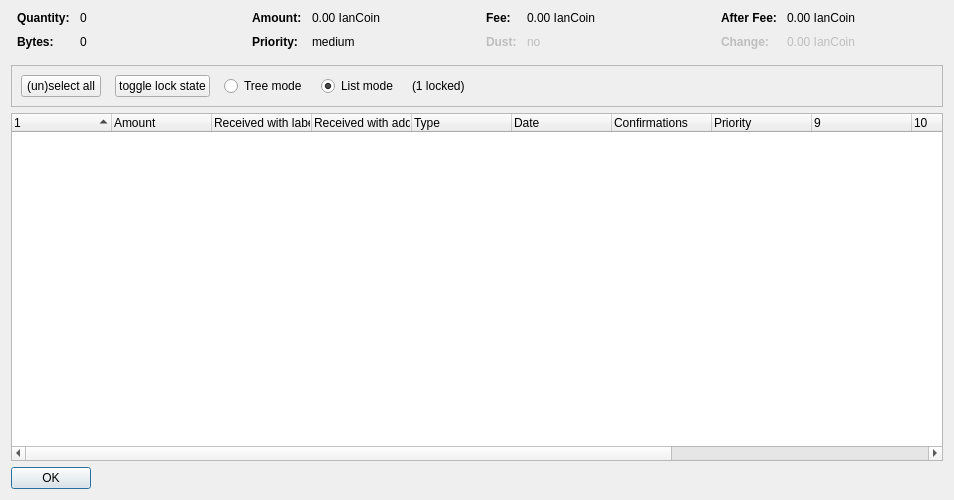
<?xml version="1.0" encoding="UTF-8"?>
<ui version="4.0">
 <class>CoinControlDialog</class>
 <widget class="QDialog" name="CoinControlDialog">
  <property name="geometry">
   <rect>
    <x>0</x>
    <y>0</y>
    <width>954</width>
    <height>500</height>
   </rect>
  </property>
  <property name="windowTitle">
   <string>Coin Selection</string>
  </property>
  <layout class="QVBoxLayout" name="verticalLayout">
   <item>
    <layout class="QHBoxLayout" name="horizontalLayoutTop" stretch="0,0,0,0">
     <property name="topMargin">
      <number>0</number>
     </property>
     <property name="bottomMargin">
      <number>10</number>
     </property>
     <item>
      <layout class="QFormLayout" name="formLayoutCoinControl1">
       <property name="horizontalSpacing">
        <number>10</number>
       </property>
       <property name="verticalSpacing">
        <number>10</number>
       </property>
       <property name="leftMargin">
        <number>6</number>
       </property>
       <property name="rightMargin">
        <number>6</number>
       </property>
       <item row="0" column="0">
        <widget class="QLabel" name="labelCoinControlQuantityText">
         <property name="font">
          <font>
           <weight>75</weight>
           <bold>true</bold>
          </font>
         </property>
         <property name="text">
          <string>Quantity:</string>
         </property>
        </widget>
       </item>
       <item row="0" column="1">
        <widget class="QLabel" name="labelCoinControlQuantity">
         <property name="cursor">
          <cursorShape>IBeamCursor</cursorShape>
         </property>
         <property name="contextMenuPolicy">
          <enum>Qt::ActionsContextMenu</enum>
         </property>
         <property name="text">
          <string notr="true">0</string>
         </property>
         <property name="textInteractionFlags">
          <set>Qt::LinksAccessibleByMouse|Qt::TextSelectableByKeyboard|Qt::TextSelectableByMouse</set>
         </property>
        </widget>
       </item>
       <item row="1" column="0">
        <widget class="QLabel" name="labelCoinControlBytesText">
         <property name="font">
          <font>
           <weight>75</weight>
           <bold>true</bold>
          </font>
         </property>
         <property name="text">
          <string>Bytes:</string>
         </property>
        </widget>
       </item>
       <item row="1" column="1">
        <widget class="QLabel" name="labelCoinControlBytes">
         <property name="cursor">
          <cursorShape>IBeamCursor</cursorShape>
         </property>
         <property name="contextMenuPolicy">
          <enum>Qt::ActionsContextMenu</enum>
         </property>
         <property name="text">
          <string notr="true">0</string>
         </property>
         <property name="textInteractionFlags">
          <set>Qt::LinksAccessibleByMouse|Qt::TextSelectableByKeyboard|Qt::TextSelectableByMouse</set>
         </property>
        </widget>
       </item>
      </layout>
     </item>
     <item>
      <layout class="QFormLayout" name="formLayoutCoinControl2">
       <property name="horizontalSpacing">
        <number>10</number>
       </property>
       <property name="verticalSpacing">
        <number>10</number>
       </property>
       <property name="leftMargin">
        <number>6</number>
       </property>
       <property name="rightMargin">
        <number>6</number>
       </property>
       <item row="0" column="0">
        <widget class="QLabel" name="labelCoinControlAmountText">
         <property name="font">
          <font>
           <weight>75</weight>
           <bold>true</bold>
          </font>
         </property>
         <property name="text">
          <string>Amount:</string>
         </property>
        </widget>
       </item>
       <item row="0" column="1">
        <widget class="QLabel" name="labelCoinControlAmount">
         <property name="cursor">
          <cursorShape>IBeamCursor</cursorShape>
         </property>
         <property name="contextMenuPolicy">
          <enum>Qt::ActionsContextMenu</enum>
         </property>
         <property name="text">
          <string notr="true">0.00 IanCoin</string>
         </property>
         <property name="textInteractionFlags">
          <set>Qt::LinksAccessibleByMouse|Qt::TextSelectableByKeyboard|Qt::TextSelectableByMouse</set>
         </property>
        </widget>
       </item>
       <item row="1" column="0">
        <widget class="QLabel" name="labelCoinControlPriorityText">
         <property name="font">
          <font>
           <weight>75</weight>
           <bold>true</bold>
          </font>
         </property>
         <property name="text">
          <string>Priority:</string>
         </property>
        </widget>
       </item>
       <item row="1" column="1">
        <widget class="QLabel" name="labelCoinControlPriority">
         <property name="cursor">
          <cursorShape>IBeamCursor</cursorShape>
         </property>
         <property name="contextMenuPolicy">
          <enum>Qt::ActionsContextMenu</enum>
         </property>
         <property name="text">
          <string>medium</string>
         </property>
         <property name="textInteractionFlags">
          <set>Qt::LinksAccessibleByMouse|Qt::TextSelectableByKeyboard|Qt::TextSelectableByMouse</set>
         </property>
        </widget>
       </item>
      </layout>
     </item>
     <item>
      <layout class="QFormLayout" name="formLayoutCoinControl3">
       <property name="horizontalSpacing">
        <number>10</number>
       </property>
       <property name="verticalSpacing">
        <number>10</number>
       </property>
       <property name="leftMargin">
        <number>6</number>
       </property>
       <property name="rightMargin">
        <number>6</number>
       </property>
       <item row="0" column="0">
        <widget class="QLabel" name="labelCoinControlFeeText">
         <property name="font">
          <font>
           <weight>75</weight>
           <bold>true</bold>
          </font>
         </property>
         <property name="text">
          <string>Fee:</string>
         </property>
        </widget>
       </item>
       <item row="0" column="1">
        <widget class="QLabel" name="labelCoinControlFee">
         <property name="cursor">
          <cursorShape>IBeamCursor</cursorShape>
         </property>
         <property name="contextMenuPolicy">
          <enum>Qt::ActionsContextMenu</enum>
         </property>
         <property name="text">
          <string notr="true">0.00 IanCoin</string>
         </property>
         <property name="textInteractionFlags">
          <set>Qt::LinksAccessibleByMouse|Qt::TextSelectableByKeyboard|Qt::TextSelectableByMouse</set>
         </property>
        </widget>
       </item>
       <item row="1" column="0">
        <widget class="QLabel" name="labelCoinControlLowOutputText">
         <property name="enabled">
          <bool>false</bool>
         </property>
         <property name="font">
          <font>
           <weight>75</weight>
           <bold>true</bold>
          </font>
         </property>
         <property name="text">
          <string>Dust:</string>
         </property>
        </widget>
       </item>
       <item row="1" column="1">
        <widget class="QLabel" name="labelCoinControlLowOutput">
         <property name="enabled">
          <bool>false</bool>
         </property>
         <property name="cursor">
          <cursorShape>IBeamCursor</cursorShape>
         </property>
         <property name="contextMenuPolicy">
          <enum>Qt::ActionsContextMenu</enum>
         </property>
         <property name="text">
          <string>no</string>
         </property>
         <property name="textInteractionFlags">
          <set>Qt::LinksAccessibleByMouse|Qt::TextSelectableByKeyboard|Qt::TextSelectableByMouse</set>
         </property>
        </widget>
       </item>
      </layout>
     </item>
     <item>
      <layout class="QFormLayout" name="formLayoutCoinControl4">
       <property name="horizontalSpacing">
        <number>10</number>
       </property>
       <property name="verticalSpacing">
        <number>10</number>
       </property>
       <property name="leftMargin">
        <number>6</number>
       </property>
       <property name="rightMargin">
        <number>6</number>
       </property>
       <item row="0" column="0">
        <widget class="QLabel" name="labelCoinControlAfterFeeText">
         <property name="font">
          <font>
           <weight>75</weight>
           <bold>true</bold>
          </font>
         </property>
         <property name="text">
          <string>After Fee:</string>
         </property>
        </widget>
       </item>
       <item row="0" column="1">
        <widget class="QLabel" name="labelCoinControlAfterFee">
         <property name="cursor">
          <cursorShape>IBeamCursor</cursorShape>
         </property>
         <property name="contextMenuPolicy">
          <enum>Qt::ActionsContextMenu</enum>
         </property>
         <property name="text">
          <string notr="true">0.00 IanCoin</string>
         </property>
         <property name="textInteractionFlags">
          <set>Qt::LinksAccessibleByMouse|Qt::TextSelectableByKeyboard|Qt::TextSelectableByMouse</set>
         </property>
        </widget>
       </item>
       <item row="1" column="0">
        <widget class="QLabel" name="labelCoinControlChangeText">
         <property name="enabled">
          <bool>false</bool>
         </property>
         <property name="font">
          <font>
           <weight>75</weight>
           <bold>true</bold>
          </font>
         </property>
         <property name="text">
          <string>Change:</string>
         </property>
        </widget>
       </item>
       <item row="1" column="1">
        <widget class="QLabel" name="labelCoinControlChange">
         <property name="enabled">
          <bool>false</bool>
         </property>
         <property name="cursor">
          <cursorShape>IBeamCursor</cursorShape>
         </property>
         <property name="contextMenuPolicy">
          <enum>Qt::ActionsContextMenu</enum>
         </property>
         <property name="text">
          <string notr="true">0.00 IanCoin</string>
         </property>
         <property name="textInteractionFlags">
          <set>Qt::LinksAccessibleByMouse|Qt::TextSelectableByKeyboard|Qt::TextSelectableByMouse</set>
         </property>
        </widget>
       </item>
      </layout>
     </item>
    </layout>
   </item>
   <item>
    <widget class="QFrame" name="frame">
     <property name="minimumSize">
      <size>
       <width>0</width>
       <height>40</height>
      </size>
     </property>
     <property name="frameShape">
      <enum>QFrame::StyledPanel</enum>
     </property>
     <property name="frameShadow">
      <enum>QFrame::Sunken</enum>
     </property>
     <layout class="QHBoxLayout" name="horizontalLayout">
      <item>
       <layout class="QHBoxLayout" name="horizontalLayoutPanel" stretch="0,0,0,0,0,0">
        <property name="spacing">
         <number>14</number>
        </property>
        <item>
         <widget class="QPushButton" name="pushButtonSelectAll">
          <property name="sizePolicy">
           <sizepolicy hsizetype="Maximum" vsizetype="Fixed">
            <horstretch>0</horstretch>
            <verstretch>0</verstretch>
           </sizepolicy>
          </property>
          <property name="text">
           <string>(un)select all</string>
          </property>
          <property name="autoDefault">
           <bool>false</bool>
          </property>
         </widget>
        </item>
        <item>
         <widget class="QPushButton" name="pushButtonToggleLock">
          <property name="sizePolicy">
           <sizepolicy hsizetype="Maximum" vsizetype="Fixed">
            <horstretch>0</horstretch>
            <verstretch>0</verstretch>
           </sizepolicy>
          </property>
          <property name="text">
           <string>toggle lock state</string>
          </property>
          <property name="autoDefault">
           <bool>false</bool>
          </property>
         </widget>
        </item>
        <item>
         <widget class="QRadioButton" name="radioTreeMode">
          <property name="sizePolicy">
           <sizepolicy hsizetype="Maximum" vsizetype="Fixed">
            <horstretch>0</horstretch>
            <verstretch>0</verstretch>
           </sizepolicy>
          </property>
          <property name="text">
           <string>Tree mode</string>
          </property>
         </widget>
        </item>
        <item>
         <widget class="QRadioButton" name="radioListMode">
          <property name="sizePolicy">
           <sizepolicy hsizetype="Maximum" vsizetype="Fixed">
            <horstretch>0</horstretch>
            <verstretch>0</verstretch>
           </sizepolicy>
          </property>
          <property name="text">
           <string>List mode</string>
          </property>
          <property name="checked">
           <bool>true</bool>
          </property>
         </widget>
        </item>
        <item>
         <widget class="QLabel" name="labelLocked">
          <property name="text">
           <string>(1 locked)</string>
          </property>
         </widget>
        </item>
        <item>
         <spacer name="horizontalSpacer">
          <property name="orientation">
           <enum>Qt::Horizontal</enum>
          </property>
          <property name="sizeHint" stdset="0">
           <size>
            <width>40</width>
            <height>20</height>
           </size>
          </property>
         </spacer>
        </item>
       </layout>
      </item>
     </layout>
    </widget>
   </item>
   <item>
    <widget class="CoinControlTreeWidget" name="treeWidget">
     <property name="contextMenuPolicy">
      <enum>Qt::CustomContextMenu</enum>
     </property>
     <property name="sortingEnabled">
      <bool>false</bool>
     </property>
     <property name="columnCount">
      <number>13</number>
     </property>
     <attribute name="headerShowSortIndicator" stdset="0">
      <bool>true</bool>
     </attribute>
     <attribute name="headerStretchLastSection">
      <bool>false</bool>
     </attribute>
     <column>
      <property name="text">
       <string/>
      </property>
     </column>
     <column>
      <property name="text">
       <string>Amount</string>
      </property>
     </column>
     <column>
      <property name="text">
       <string>Received with label</string>
      </property>
     </column>
     <column>
      <property name="text">
       <string>Received with address</string>
      </property>
     </column>
     <column>
      <property name="text">
	<string>Type</string>
      </property>
     </column>
     <column>
      <property name="text">
       <string>Date</string>
      </property>
     </column>
     <column>
      <property name="text">
       <string>Confirmations</string>
      </property>
      <property name="toolTip">
       <string>Confirmed</string>
      </property>
     </column>
     <column>
      <property name="text">
       <string>Priority</string>
      </property>
     </column>
     <column>
      <property name="text">
       <string/>
      </property>
     </column>
     <column>
      <property name="text">
       <string/>
      </property>
     </column>
     <column>
      <property name="text">
       <string/>
      </property>
     </column>
     <column>
      <property name="text">
       <string/>
      </property>
     </column>
     <column>
      <property name="text">
       <string/>
      </property>
     </column>
    </widget>
   </item>
   <item>
    <widget class="QDialogButtonBox" name="buttonBox">
     <property name="sizePolicy">
      <sizepolicy hsizetype="Maximum" vsizetype="Fixed">
       <horstretch>0</horstretch>
       <verstretch>0</verstretch>
      </sizepolicy>
     </property>
     <property name="orientation">
      <enum>Qt::Horizontal</enum>
     </property>
     <property name="standardButtons">
      <set>QDialogButtonBox::Ok</set>
     </property>
    </widget>
   </item>
  </layout>
 </widget>
 <customwidgets>
  <customwidget>
   <class>CoinControlTreeWidget</class>
   <extends>QTreeWidget</extends>
   <header>coincontroltreewidget.h</header>
  </customwidget>
 </customwidgets>
 <resources/>
 <connections/>
</ui>
